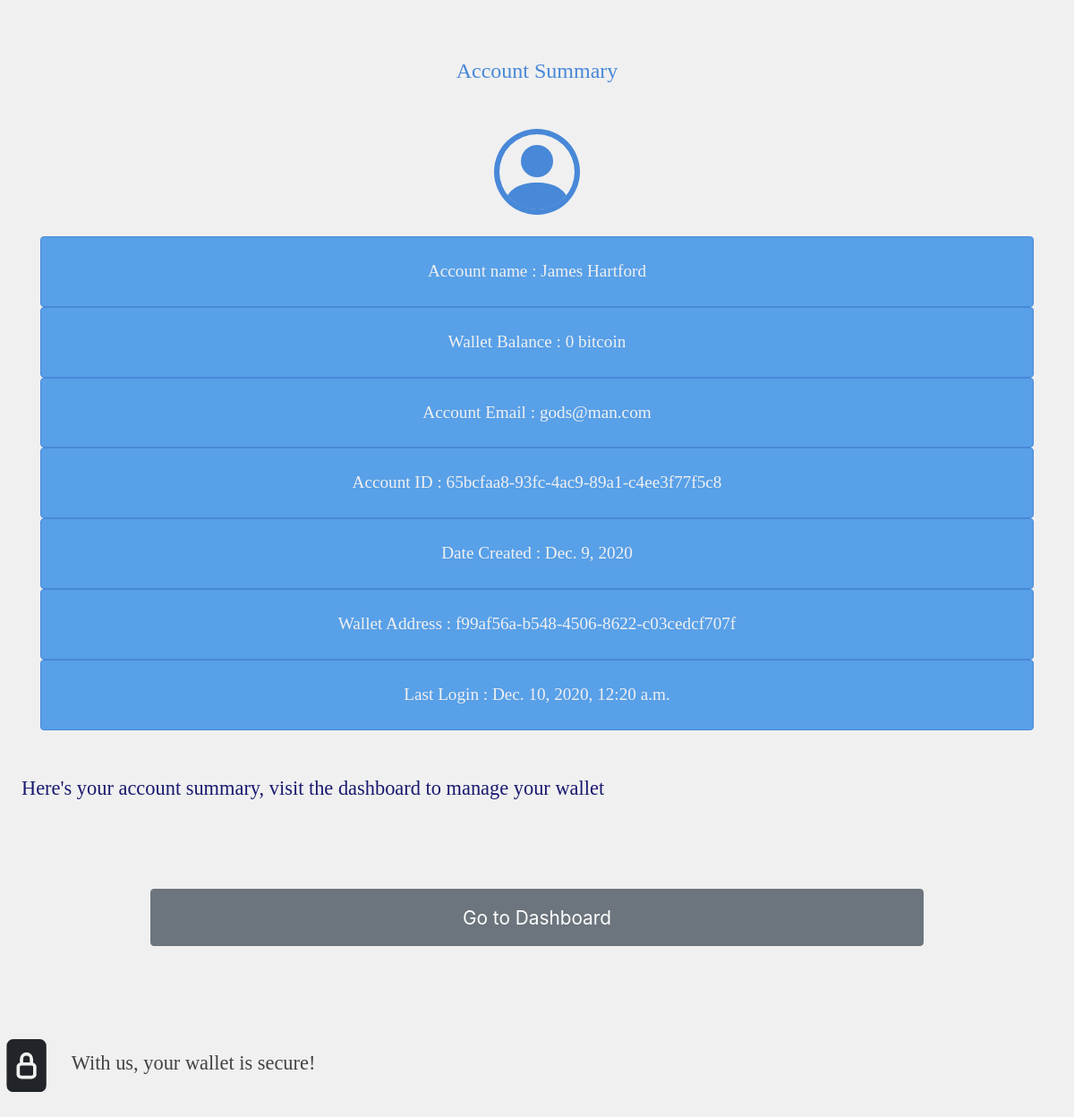
Page /users/summary/ (signed in) on the committed database.
### users/models.py (models this page shows, shortened)
class User( AbstractBaseUser ):
	fname = models.CharField( max_length = 25 , verbose_name = 'firstname' )
	lname = models.CharField( max_length = 25 , verbose_name = 'lastname' )
	email = models.EmailField( max_length = 255, unique = True )
	date_joined = models.DateTimeField( auto_now_add = True )
	last_updated = models.DateTimeField( auto_now = True )
	id = models.UUIDField( primary_key = True , unique = True , default = uuid.uuid4 )
	is_admin = models.BooleanField( default = False )
	is_active = models.BooleanField( default = True )
	password = models.CharField( max_length = 25 )
	wallet_address = models.CharField( max_length = 512, unique = True, null = True )
	objects = CustomUserManager()
	USERNAME_FIELD = 'email'
	REQUIRED_FIELDS = ['fname', 'lname' ,'password' ]
	def get_fullname(self):
		return self.fname + '  ' + self.lname

### main/models.py (models this page shows, shortened)
class Wallet( models.Model ):
	user = models.OneToOneField( get_user_model() , on_delete = models.SET_NULL, null = True )
	wallet_address = models.UUIDField( default  = uuid.uuid4 	, unique = True , primary_key = True )
	last_modified = models.DateTimeField( auto_now = True , editable = False )
	date_created  = models.DateTimeField( auto_now_add = True  , editable = False)
	balance = models.CharField( max_length = 15, default = 0 ,  editable = False )
	CRYPTOS = (
	('Bitcoin','Bitcoin'),
	('Fortron', 'Fortron'),
	('Ethereum', 'Ethereum'),
	('Litecoin','Litecoin'),
				)
	currency_type = models.CharField( max_length = 25, default = 'Bitcoin' , choices = CRYPTOS )

### users/views.py (the view)
# urls.py: path( 'summary/', views.summary_view , name = 'summary_view' ),
@login_required( login_url = '/users/login/' , redirect_field_name = 'redirect_to' )
def summary_view(request):
	return render(request, 'users/summary.html')

### users/templates/users/summary.html (shortened to what this page needs)
﻿{% extends 'main/base.html' %}
{% block elink %}
<a id = 'link' href = '{% url "users:dashboard_view" %}'> <button class = 'create  btn btn-secondary mx-auto d-block ' > Go to Dashboard </button> </a>
{% endblock elink %}
{% block peptalk %}
Here's your account summary, visit the dashboard to manage your wallet
{% endblock %}
{% block pitch %}
<div class = 'acct-container container' >
<div class = 'details mx-auto'>
<h3 class = 'head-txt' > Account Summary </h3>
<div  class = 'person'>
</div>
<p > Account name : <span> {{ request.user.get_fullname }} </span>  </p>
<p> Wallet Balance : <span> {{ request.user.wallet.balance }}  {{ request.user.wallet.currency_type | lower  }} </span>  </p>
<p> Account Email : <span> {{ request.user.email }} </span>  </p>
<p> Account ID : <span> {{ request.user.id }} </span>  </p>
<p> Date Created : <span> {{ request.user.date_joined.date }} </span>  </p>
<p> Wallet Address : <span> {{ request.user.wallet_address }} </span>  </p>
<p> Last Login : <span> {{ request.user.last_login }} </span>  </p>
</div>
</div>
{% endblock pitch %}

### main/templates/main/base.html (shortened to what this page needs)
﻿{% load static %}
<!DOCTYPE html>
<html lang = 'en-US'>
<head>
<link rel = 'stylesheet' href = '{% static "main/css/bootstrap.min.css" %}' />
<link rel = 'stylesheet' href = '{% static "main/css/fonts.css" %}' />
</head>
<body>
<div class = 'container-fluid-sm'>
<main>
{% block pitch %}{% endblock pitch %}
<div class = 'my-4 px-4 py-4 mx-auto trust'>
<blockquote>
<p>
{% block peptalk %}{% endblock %}
</p>
</blockquote>
{% block elink %}{% endblock %}
</div>
<div class = 'assure mx-auto '>
<p> With us, your wallet is secure!</p>
</div>
</main>
</div>
</body>
</html>

### rows in the picture
User: user.get_fullname "James Hartford", user.wallet.balance "0", user.wallet.currency_type "bitcoin", user.email "gods@man.com", user.id "65bcfaa8-93fc-4ac9-89a1-c4ee3f77f5c8", user.date_joined "Dec. 9, 2020", user.wallet_address "f99af56a-b548-4506-8622-c03cedcf707f", user.last_login "Dec. 10, 2020, 12:20 a.m."
